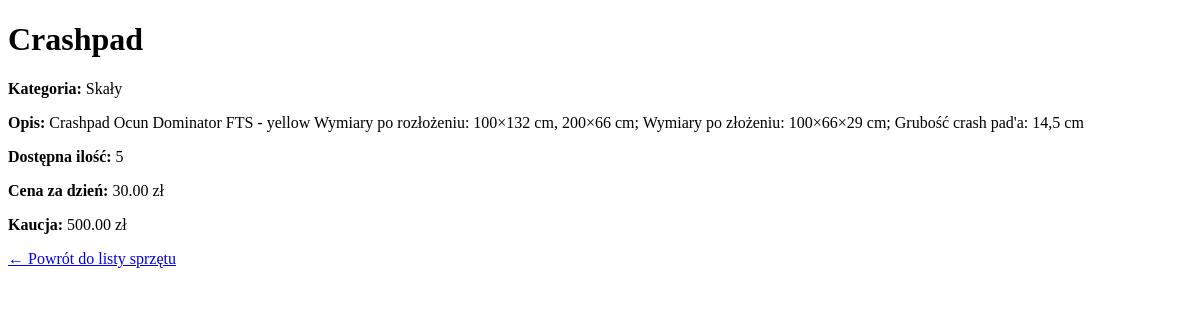
Before: /equipment/10/ with the older database file.
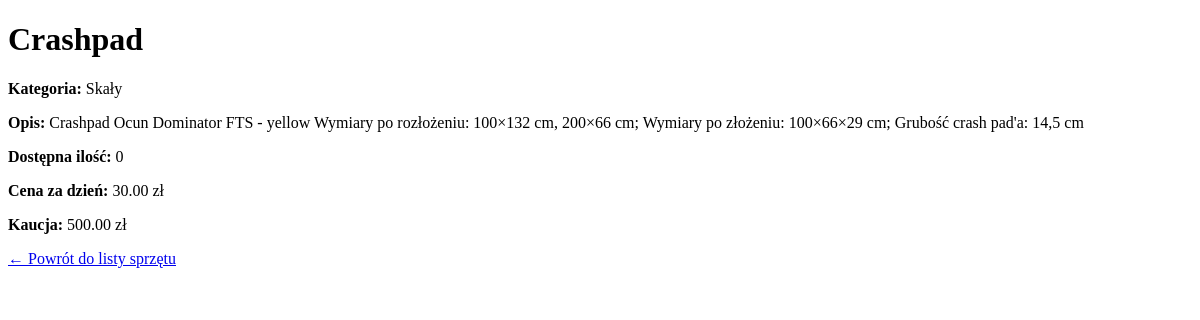
After: the same page with the newer database file.
### rentals/models.py (models this page shows, shortened)
class Equipment(models.Model):
    name = models.CharField(max_length=200)
    category = models.ForeignKey(Category, on_delete=models.CASCADE)
    description = models.TextField(blank=True)
    quantity = models.PositiveIntegerField()
    price_per_day = models.DecimalField(max_digits=5, decimal_places=2)
    deposit = models.DecimalField(max_digits=5, decimal_places=2)

class Category(models.Model):
    name = models.CharField(max_length=100)
    description = models.TextField(blank=True)

### rentals/views.py (the view)
# urls.py: path('equipment/<int:pk>/', views.equipment_detail, name='equipment_detail'),
def equipment_detail(request, pk):
    equipment = get_object_or_404(Equipment, pk=pk)
    return render(request, 'rentals/equipment_detail.html', {'equipment': equipment})

### rentals/templates/rentals/equipment_detail.html (shortened to what this page needs)
<!DOCTYPE html>
<html lang="en">
<head>
</head>
<body>
<h1>{{ equipment.name }}</h1>
<p><strong>Kategoria:</strong> {{ equipment.category.name }}</p>
<p><strong>Opis:</strong> {{ equipment.description }}</p>
<p><strong>Dostępna ilość:</strong> {{ equipment.quantity }}</p>
<p><strong>Cena za dzień:</strong> {{ equipment.price_per_day }} zł</p>
<p><strong>Kaucja:</strong> {{ equipment.deposit }} zł</p>
<p><a href="{% url 'equipment_list' %}">← Powrót do listy sprzętu</a></p>
</body>
</html>

Changed rows visible on the page:
changed Equipment "Crashpad": quantity "5" → "0"
